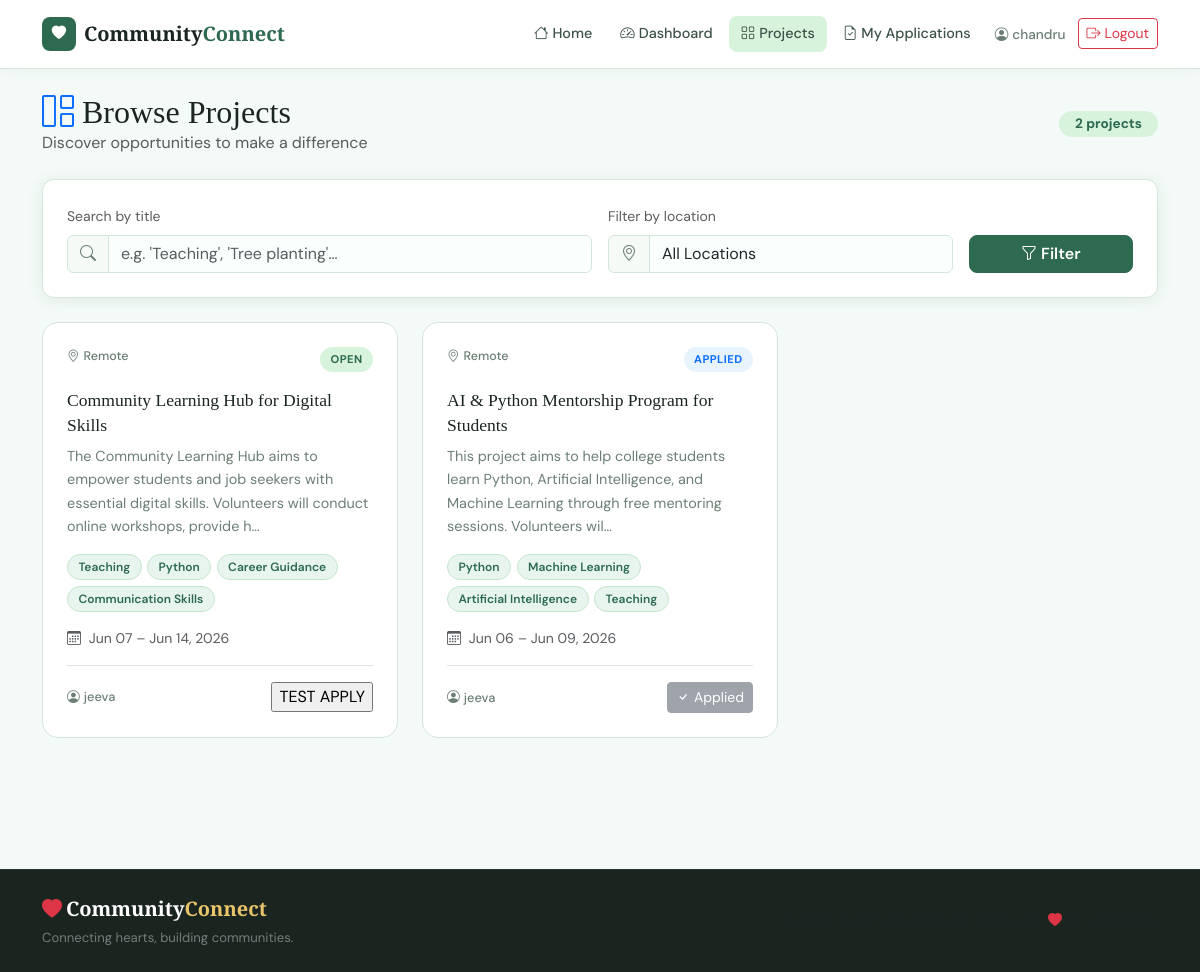
Screenshot of /projects (signed in) with the database file from the repository.
### models.py (models this page shows)
class Project(db.Model):
    __tablename__ = 'projects'
    id = db.Column(db.Integer, primary_key=True)
    title = db.Column(db.String(200), nullable=False)
    description = db.Column(db.Text, nullable=False)
    skills = db.Column(db.String(300), nullable=True)
    location = db.Column(db.String(150), nullable=True)
    start_date = db.Column(db.Date, nullable=True)
    end_date = db.Column(db.Date, nullable=True)
    organizer_id = db.Column(db.Integer, db.ForeignKey('users.id'), nullable=False)
    applications = db.relationship('Application', backref='project', lazy=True,
                                   cascade='all, delete-orphan')

class User(db.Model):
    __tablename__ = 'users'
    id = db.Column(db.Integer, primary_key=True)
    name = db.Column(db.String(120), nullable=False)
    email = db.Column(db.String(150), unique=True, nullable=False)
    password = db.Column(db.String(256), nullable=False)   # hashed
    phone = db.Column(db.String(20), nullable=True)
    role = db.Column(db.String(20), nullable=False)         # 'volunteer' | 'organizer'
    projects = db.relationship('Project', backref='organizer', lazy=True,
                               foreign_keys='Project.organizer_id')
    applications = db.relationship('Application', backref='volunteer', lazy=True,
                                   foreign_keys='Application.volunteer_id')

### app.py (the view)
@app.route('/projects')
@login_required
@volunteer_required
def projects():
    search   = request.args.get('search', '').strip()
    location = request.args.get('location', '').strip()
    query = Project.query
    if search:
        query = query.filter(Project.title.ilike(f'%{search}%'))
    if location:
        query = query.filter(Project.location.ilike(f'%{location}%'))
    all_projects = query.order_by(Project.id.desc()).all()
    applied_ids = [a.project_id for a in
                   Application.query.filter_by(volunteer_id=session['user_id']).all()]
    locations = db.session.query(Project.location).distinct().all()
    locations = [l[0] for l in locations if l[0]]
    return render_template('projects.html',
                           projects=all_projects,
                           applied_ids=applied_ids,
                           search=search,
                           location=location,
                           locations=locations)

### app.py (called while the page is built)
def login_required(f):
    @wraps(f)
    def decorated(*args, **kwargs):
        if 'user_id' not in session:
            flash('Please log in first.', 'warning')
            return redirect(url_for('login'))
        return f(*args, **kwargs)
    return decorated

def volunteer_required(f):
    @wraps(f)
    def decorated(*args, **kwargs):
        if session.get('role') != 'volunteer':
            flash('Access restricted to volunteers.', 'danger')
            return redirect(url_for('index'))
        return f(*args, **kwargs)
    return decorated

### templates/projects.html (shortened to what this page needs)
{% extends "base.html" %}
{% block content %}
<section class="dashboard-section">
  <div class="container py-4">
    <div class="d-flex align-items-center justify-content-between mb-4 flex-wrap gap-3">
      <div>
        <h2 class="mb-0"><i class="bi bi-grid-1x2 me-2 text-primary"></i>Browse Projects</h2>
        <p class="text-muted mb-0">Discover opportunities to make a difference</p>
      </div>
      <span class="badge cc-badge-count">{{ projects|length }} project{{ 's' if projects|length != 1 }}</span>
    </div>
    <div class="cc-card mb-4">
      <div class="cc-card-body">
        <form method="GET" action="{{ url_for('projects') }}" id="searchForm">
          <div class="row g-3 align-items-end">
            <div class="col-md-6">
              <label class="form-label small text-muted">Search by title</label>
              <div class="input-group cc-input-group">
                <span class="input-group-text"><i class="bi bi-search"></i></span>
                <input type="text" class="form-control" name="search"
                       placeholder="e.g. 'Teaching', 'Tree planting'…"
                       value="{{ search }}">
              </div>
            </div>
            <div class="col-md-4">
              <label class="form-label small text-muted">Filter by location</label>
              <div class="input-group cc-input-group">
                <span class="input-group-text"><i class="bi bi-geo-alt"></i></span>
                <select class="form-select" name="location">
                  <option value="">All Locations</option>
                </select>
              </div>
            </div>
            <div class="col-md-2">
              <button type="submit" class="btn cc-btn-primary w-100">
                <i class="bi bi-funnel me-1"></i>Filter
              </button>
            </div>
          </div>
        </form>
      </div>
    </div>
    {% if projects %}
      <div class="row g-4" id="projectsGrid">
        {% for project in projects %}
        <div class="col-md-6 col-lg-4">
          <div class="project-card h-100">
            <div class="project-card-body d-flex flex-column">
              <div class="project-meta d-flex justify-content-between align-items-start mb-2">
                <span class="project-location"><i class="bi bi-geo-alt me-1"></i>{{ project.location or 'Remote' }}</span>
                {% if project.id in applied_ids %}
                  <span class="project-badge badge-applied">Applied</span>
                {% else %}
                  <span class="project-badge">Open</span>
                {% endif %}
              </div>
              <h5 class="project-title flex-grow-0">{{ project.title }}</h5>
              <p class="project-desc flex-grow-1">{{ project.description[:150] }}{% if project.description|length > 150 %}…{% endif %}</p>
              {% if project.skills %}
                <div class="skill-tags mb-3">
                  {% for skill in project.skills.split(',')[:4] %}
                    <span class="skill-tag">{{ skill.strip() }}</span>
                  {% endfor %}
                </div>
              {% endif %}
              <div class="project-dates text-muted small mb-3">
                {% if project.start_date %}
                  <i class="bi bi-calendar3 me-1"></i>
                  {{ project.start_date.strftime('%b %d') }}
                  {% if project.end_date %} – {{ project.end_date.strftime('%b %d, %Y') }}{% endif %}
                {% endif %}
              </div>
              <div class="project-footer d-flex justify-content-between align-items-center pt-3 border-top">
                <span class="project-organizer">
                  <i class="bi bi-person-circle me-1"></i>{{ project.organizer.name }}
                </span>
                {% if project.id in applied_ids %}
                  <button class="btn btn-sm btn-secondary" disabled>
                    <i class="bi bi-check me-1"></i>Applied
                  </button>
                {% else %}
               <form method="POST" action="{{ url_for('apply', project_id=project.id) }}">
    <input type="submit" value="TEST APPLY">
</form>
                {% endif %}
              </div>
            </div>
          </div>
        </div>
        {% endfor %}
      </div>
    {% endif %}
  </div>
</section>
{% endblock %}

### templates/base.html (shortened to what this page needs)
<!DOCTYPE html>
<html lang="en">
<head>
  <link href="https://cdn.jsdelivr.net/npm/bootstrap@5.3.2/dist/css/bootstrap.min.css" rel="stylesheet">
  <link href="https://cdn.jsdelivr.net/npm/bootstrap-icons@1.11.3/font/bootstrap-icons.min.css" rel="stylesheet">
  <link rel="stylesheet" href="{{ url_for('static', filename='css/style.css') }}">
</head>
<body>
<nav class="navbar navbar-expand-lg cc-navbar sticky-top">
  <div class="container">
    <a class="navbar-brand d-flex align-items-center gap-2" href="{{ url_for('index') }}">
      <span class="brand-icon"><i class="bi bi-heart-fill"></i></span>
      <span class="brand-text">Community<span class="brand-accent">Connect</span></span>
    </a>
    <div class="collapse navbar-collapse" id="mainNav">
      <ul class="navbar-nav ms-auto align-items-lg-center gap-1">
        <li class="nav-item"><a class="nav-link" href="{{ url_for('index') }}"><i class="bi bi-house me-1"></i>Home</a></li>
        {% if session.get('user_id') %}
          {% if session.get('role') == 'volunteer' %}
            <li class="nav-item"><a class="nav-link" href="{{ url_for('volunteer_dashboard') }}"><i class="bi bi-speedometer2 me-1"></i>Dashboard</a></li>
            <li class="nav-item"><a class="nav-link" href="{{ url_for('projects') }}"><i class="bi bi-grid me-1"></i>Projects</a></li>
            <li class="nav-item"><a class="nav-link" href="{{ url_for('applications') }}"><i class="bi bi-file-earmark-check me-1"></i>My Applications</a></li>
          {% else %}
            <li class="nav-item"><a class="nav-link" href="{{ url_for('organizer_dashboard') }}"><i class="bi bi-speedometer2 me-1"></i>Dashboard</a></li>
            <li class="nav-item"><a class="nav-link" href="{{ url_for('add_project') }}"><i class="bi bi-plus-circle me-1"></i>New Project</a></li>
          {% endif %}
          <li class="nav-item ms-2">
            <span class="navbar-text me-2 user-greeting">
              <i class="bi bi-person-circle me-1"></i>{{ session.get('user_name') }}
            </span>
          </li>
          <li class="nav-item">
            <a class="btn btn-outline-danger btn-sm" href="{{ url_for('logout') }}"><i class="bi bi-box-arrow-right me-1"></i>Logout</a>
          </li>
        {% else %}
          <li class="nav-item"><a class="nav-link" href="{{ url_for('login') }}"><i class="bi bi-box-arrow-in-right me-1"></i>Login</a></li>
          <li class="nav-item ms-2"><a class="btn cc-btn-primary btn-sm" href="{{ url_for('register') }}">Join Us</a></li>
        {% endif %}
      </ul>
    </div>
  </div>
</nav>
<main>
  {% block content %}{% endblock %}
</main>
<footer class="cc-footer mt-auto">
  <div class="container py-4">
    <div class="row align-items-center">
      <div class="col-md-6 text-center text-md-start mb-3 mb-md-0">
        <span class="brand-text fw-bold"><i class="bi bi-heart-fill text-danger me-1"></i>Community<span class="brand-accent">Connect</span></span>
        <p class="footer-tagline mb-0 mt-1">Connecting hearts, building communities.</p>
      </div>
      <div class="col-md-6 text-center text-md-end">
        <p class="mb-0 text-muted small">&copy; 2024 CommunityConnect. Made with <i class="bi bi-heart-fill text-danger"></i> for volunteers.</p>
      </div>
    </div>
  </div>
</footer>
</body>
</html>

### static/css/style.css (style rules this page uses)
:root { --cc-green: #2d6a4f; --cc-green-light: #40916c; --cc-green-pale: #d8f3dc; --cc-terracotta: #bc4b2e; --cc-gold: #e9c46a; --cc-cream: #fdf6ec; --cc-dark: #1a2520; --cc-mid: #3d5247; --cc-text: #2c3e35; --cc-muted: #6b7f75; --cc-border: #d4e6d9; --cc-shadow: 0 2px 16px rgba(45,106,79,.10); --cc-shadow-hover: 0 8px 32px rgba(45,106,79,.18); --cc-radius: 12px; --cc-radius-sm: 8px; font-family: 'DM Sans', sans-serif; }
*, *::before, *::after { box-sizing: border-box; }
body { background: var(--cc-cream); color: var(--cc-text); font-family: 'DM Sans', sans-serif; min-height: 100vh; display: flex; flex-direction: column; }
h1, h2, h3, h4 { font-family: 'Playfair Display', serif; color: var(--cc-dark); }
.cc-navbar { background: rgba(255,255,255,.96); backdrop-filter: blur(12px); border-bottom: 1px solid var(--cc-border); box-shadow: 0 1px 12px rgba(45,106,79,.07); padding: 0.75rem 0; }
.brand-icon { background: var(--cc-green); color: #fff; width: 34px; height: 34px; border-radius: 8px; display: inline-flex; align-items: center; justify-content: center; font-size: .9rem; }
.brand-text { font-family: 'Playfair Display', serif; font-size: 1.25rem; font-weight: 700; color: var(--cc-dark); }
.brand-accent { color: var(--cc-green); }
.cc-navbar .nav-link { color: var(--cc-mid) !important; font-weight: 500; font-size: .9rem; padding: .45rem .75rem !important; border-radius: var(--cc-radius-sm); transition: all .2s; }
.user-greeting { font-size: .85rem; color: var(--cc-muted); font-weight: 500; }
.cc-btn-primary { background: var(--cc-green); border-color: var(--cc-green); color: #fff; font-weight: 600; border-radius: var(--cc-radius-sm); transition: all .2s; }
.project-card { background: #fff; border: 1px solid var(--cc-border); border-radius: 16px; transition: all .3s; overflow: hidden; }
.project-card-body { padding: 1.5rem; }
.project-location { font-size: .78rem; color: var(--cc-muted); font-weight: 500; }
.project-badge { font-size: .7rem; font-weight: 700; background: var(--cc-green-pale); color: var(--cc-green); padding: .25rem .65rem; border-radius: 50px; text-transform: uppercase; letter-spacing: .04em; }
.badge-applied { background: #e8f4fd; color: #0d6efd; }
.project-title { font-family: 'Playfair Display', serif; font-size: 1.1rem; color: var(--cc-dark); margin: .5rem 0; line-height: 1.4; }
.project-desc { color: var(--cc-muted); font-size: .9rem; line-height: 1.6; }
.project-organizer { font-size: .8rem; color: var(--cc-muted); font-weight: 500; }
.skill-tags { display: flex; flex-wrap: wrap; gap: .35rem; }
.skill-tag { background: #e8f5ee; color: var(--cc-green); border: 1px solid #c3e6cb; padding: .2rem .65rem; border-radius: 50px; font-size: .75rem; font-weight: 600; }
.cc-input-group .input-group-text { background: #f5faf7; border-color: var(--cc-border); color: var(--cc-muted); }
.cc-input-group .form-control, .cc-input-group .form-select { border-color: var(--cc-border); background: #fafffe; transition: border-color .2s, box-shadow .2s; }
.dashboard-section { background: #f4faf7; min-height: 100vh; }
.cc-card { background: #fff; border-radius: var(--cc-radius); box-shadow: var(--cc-shadow); border: 1px solid var(--cc-border); overflow: hidden; }
.cc-card-body { padding: 1.5rem; }
.cc-badge-count { background: var(--cc-green-pale); color: var(--cc-green); font-size: .85rem; font-weight: 700; padding: .4rem 1rem; border-radius: 50px; }
.cc-footer { background: var(--cc-dark); border-top: 1px solid rgba(255,255,255,.06); }
.footer-tagline { color: rgba(255,255,255,.4); font-size: .82rem; }
.cc-footer .brand-text { color: #fff; }
.cc-footer .brand-accent { color: var(--cc-gold); }

### rows the page displays
Project: location "Remote", shows "OPEN", title "Community Learning Hub for Digital Skills", description "The Community Learning Hub aims to empower students and job seekers with essential digital skills. Volunteers will conduct online workshops, provide h", strip "Teaching" "Python" "Career Guidance" "Communication Skills", start_date "Jun 07", end_date "Jun 14, 2026", organizer.name "jeeva"
Project: location "Remote", shows "APPLIED", title "AI & Python Mentorship Program for Students", description "This project aims to help college students learn Python, Artificial Intelligence, and Machine Learning through free mentoring sessions. Volunteers wil", strip "Python" "Machine Learning" "Artificial Intelligence" "Teaching", start_date "Jun 06", end_date "Jun 09, 2026", organizer.name "jeeva", shows "Applied"

### other values shown
{{ session.get('user_name') }} "chandru"
{{ projects|length }} "2"
{{ 's' if projects|length != 1 }} "s"
